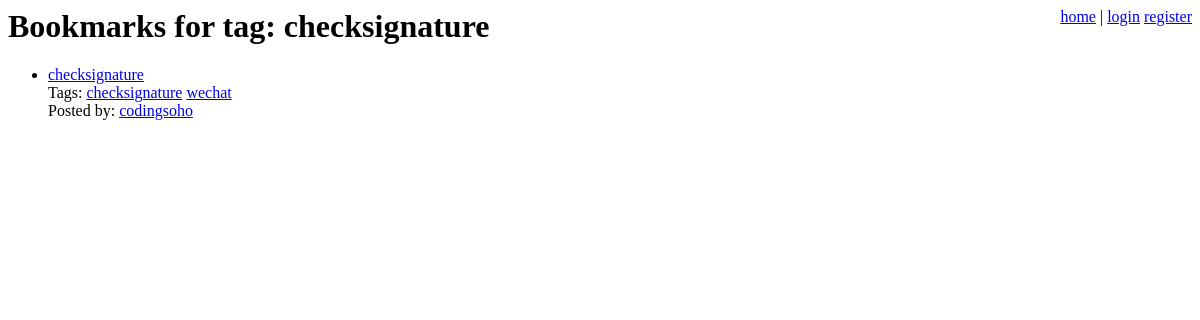
Page /tag/checksignature/ on the committed database.
### bookmarks/models.py (models this page shows, shortened)
class Bookmark(models.Model):
    title = models.CharField(max_length=200)
    user = models.ForeignKey(User)
    link = models.ForeignKey(Link)

class Tag(models.Model):
    name = models.CharField(max_length=64, unique=True)
    bookmarks = models.ManyToManyField(Bookmark)

### bookmarks/views.py (the view)
# urls.py: url(r'^tag/([^\s]+)/$', tag_page),
def tag_page(request, tag_name):
    tag = get_object_or_404(Tag, name=tag_name)
    bookmarks = tag.bookmarks.order_by('-id')
    context = {
        'bookmarks': bookmarks,
        'tag_name': tag_name,
        'show_tags': True,
        'show_user': True
    }
    return render(request, 'tag_page.html', context)

### templates/tag_page.html (shortened to what this page needs)
{% extends "base.html" %}
{% block head %}Bookmarks for tag: {{ tag_name }}{% endblock%}
{% block content %}
    {% include "bookmark_list.html" %}
{% endblock %}

### templates/bookmark_list.html (shortened to what this page needs)
{% if bookmarks %}
    <ul class="bookmarks">
        {% for bookmark in bookmarks %}
        <li>
            <a href="{{ bookmark.link.url }}" class="title">
            {{ bookmark.title }}</a>
            <br>
            {% if show_tags %}
                Tags:
                {% if bookmark.tag_set.all %}
                    <ul class="tags">
                    {% for tag in bookmark.tag_set.all %}
                        <li>
                            <a href="/tag/{{ tag.name }}/">{{ tag.name|urlencode }}</a>
                        </li>
                    {% endfor %}
                    </ul>
                {% else %}
                    None.
                {% endif %}
                <br />
            {% endif %}
            {% if show_user %}
                Posted by:
                <a href="/user/{{ bookmark.user.username }}/"
                class="username">
                {{ bookmark.user.username }}</a>
            {% endif %}
        </li>
        {% endfor %}
    </ul>
{% else %}
    <p>No bookmarks found.</p>
{% endif %}

### csblog/site_media/style.css (style rules this page uses)
ul.tags, ul.tags li { display: inline; margin: 0; padding: 0; }

### rows in the picture
Bookmark: title "checksignature", user.username "codingsoho"
Tag: name|urlencode "checksignature"
Tag: name|urlencode "wechat"

### other values in the picture
{{ tag_name }} "checksignature"
